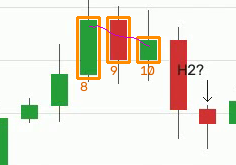
#> input picture examples/crops/seg003.png, 236 x 165 px
$ python -i vision.py   (imports and definitions only)
#> lines starting #> are read from the running program, lines starting #| are printed output that depends on the picture; after the words box and inside, x2 and y2 are one past the last pixel; in counts of white or black regions, pixels touching at a corner belong together
#> further down, picture is the input picture: shape (165, 236, 3); mean B, G, R 216.4, 229.5, 232.3
"""Frame loading, slide segmentation, chart and candlestick detection, pointer tracking."""
from __future__ import annotations

from dataclasses import dataclass

import cv2
import numpy as np

from .models import Bar


# [47 lines left out: functions load_frames, split_slides, static_background, candle_mask, not called in this run]


def find_plot_area(img: np.ndarray) -> tuple[int, int, int, int]:
    gray = cv2.cvtColor(img, cv2.COLOR_BGR2GRAY)
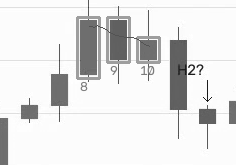
#> gray: shape (165, 236); min 22, max 255, mean 228.8
    _, th = cv2.threshold(gray, 250, 255, cv2.THRESH_BINARY)
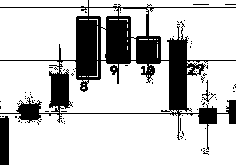
#> th: shape (165, 236); 78.8% white; 80 black regions (77 under 20 px)
    contours, _ = cv2.findContours(th, cv2.RETR_EXTERNAL, cv2.CHAIN_APPROX_SIMPLE)
#> contours = 35 contours, 26 with area under 20; largest, box (x1, y1, x2, y2) and area: (0, 114, 236, 165) 10772, (60, 61, 178, 113) 4260, (119, 8, 236, 60) 4180, (0, 8, 88, 60) 3853, (0, 61, 59, 113) 2394
    if contours:
        x, y, w, h = cv2.boundingRect(max(contours, key=cv2.contourArea))
#> x = 0; y = 114; w = 236; h = 51
        if w * h > 0.2 * img.shape[0] * img.shape[1]:
            return x, y, x + w, y + h
    mask, _, _ = candle_mask(img)
    ys, xs = np.nonzero(mask)
    return int(xs.min()) - 20, int(ys.min()) - 20, int(xs.max()) + 20, int(ys.max()) + 20


# [24 lines that did not run here, left out]


@dataclass
class PointerSample:
    frame: int
    x: int | None
    y: int | None


# [25 lines left out: function track_pointer, not called in this run]

>>> import cv2
>>> picture = cv2.imread('../../examples/crops/seg003.png')
>>> result = find_plot_area(picture)
#> result = (0, 114, 236, 165)

$ run again, on examples/crops/seg012.png
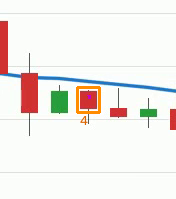
#> input picture examples/crops/seg012.png, 176 x 199 px
#> picture is the input picture: shape (199, 176, 3); mean B, G, R 233.6, 237.7, 241.3
#> in find_plot_area, `gray = cv2.cvtColor(img, cv2.COLOR_BGR2GRAY)`:
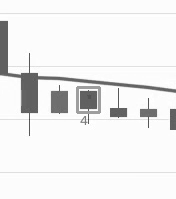
#> gray: shape (199, 176); min 65, max 255, mean 238.2
#> in find_plot_area, `_, th = cv2.threshold(gray, 250, 255, cv2.THRESH_BINARY)`:
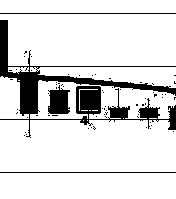
#> th: shape (199, 176); 86.4% white; 68 black regions (64 under 20 px)
#> contours = 17 contours, 9 with area under 20; largest, box (x1, y1, x2, y2) and area: (0, 120, 176, 172) 8746, (0, 14, 176, 66) 8522, (0, 173, 176, 199) 4375, (30, 80, 176, 119) 2973, (0, 0, 176, 13) 2100, (30, 67, 176, 88) 1751, (0, 76, 29, 119) 788, (8, 67, 29, 74) 79
#> x = 0; y = 120; w = 176; h = 52
#> result = (0, 120, 176, 172)

$ run again, on examples/crops/seg013.png
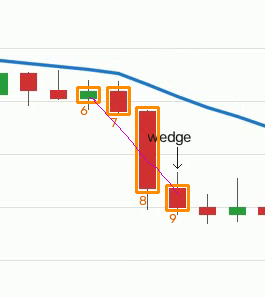
#> input picture examples/crops/seg013.png, 265 x 297 px
#> picture is the input picture: shape (297, 265, 3); mean B, G, R 235.5, 240.3, 244.3
#> in find_plot_area, `_, th = cv2.threshold(gray, 250, 255, cv2.THRESH_BINARY)`:
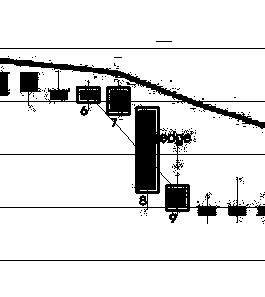
#> th: shape (297, 265); 88.6% white; 149 black regions (145 under 20 px)
#> contours = 67 contours, 57 with area under 20; largest, box (x1, y1, x2, y2) and area: (0, 208, 265, 260) 12879, (0, 0, 265, 48) 12408, (0, 102, 265, 154) 10086, (0, 261, 265, 297) 9240, (0, 49, 265, 101) 7860
#> in find_plot_area, `x, y, w, h = cv2.boundingRect(max(contours, key=cv2.contourArea))`: x = 0; y = 208; w = 265; h = 52
#> hsv: shape (297, 265, 3); mean H, S, V 51.2, 18.1, 248.7
#> colored: shape (297, 265) bool; 7.1% white; 12 white regions, largest, box (x1, y1, x2, y2) and area: (76, 86, 190, 212) 3300, (0, 59, 265, 128) 919, (110, 90, 127, 112) 357
#> green: shape (297, 265) bool; 0.56% white; 3 white regions, box (x1, y1, x2, y2) and area: (0, 73, 8, 95) 176, (229, 206, 246, 216) 135, (80, 90, 97, 100) 132
#> red: shape (297, 265) bool; 3.4% white; 7 white regions, largest, box (x1, y1, x2, y2) and area: (139, 110, 156, 190) 1301, (110, 90, 127, 112) 357, (169, 188, 186, 208) 333
#> in find_plot_area, `mask, _, _ = candle_mask(img)`:
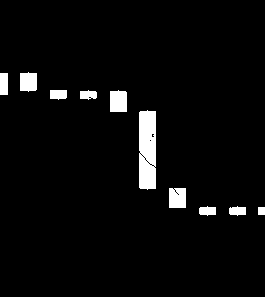
#> mask: shape (297, 265); 3.9% white; 10 white regions, largest, box (x1, y1, x2, y2) and area: (139, 110, 156, 190) 1301, (110, 90, 127, 112) 357, (169, 188, 186, 208) 333
#> ys = 3086 values from 72 to 215; xs = 3086 values, max 264 at index 2798, min 0 at index 1, mean 128.6
#> result = (-20, 52, 284, 235)
